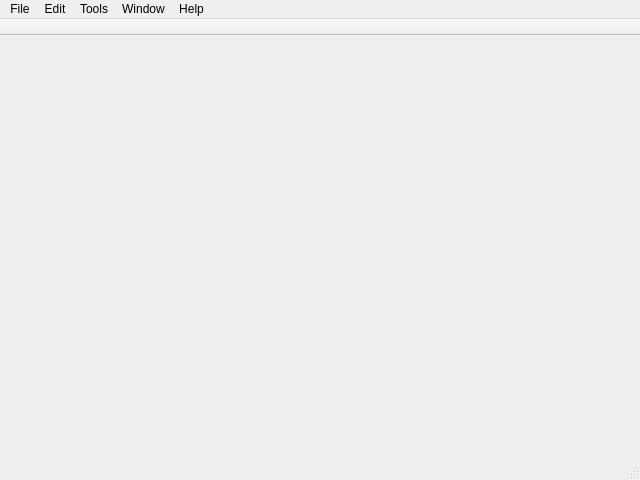
<?xml version="1.0" encoding="UTF-8"?>
<ui version="4.0">
 <class>Core::MainWindow::MainWindow</class>
 <widget class="QMainWindow" name="Core::MainWindow::MainWindow">
  <property name="geometry">
   <rect>
    <x>0</x>
    <y>0</y>
    <width>640</width>
    <height>480</height>
   </rect>
  </property>
  <property name="windowTitle">
   <string>MainWindow</string>
  </property>
  <property name="windowIcon">
   <iconset resource="../Resources/Core.qrc">
    <normaloff>:/MainWindow/app.png</normaloff>:/MainWindow/app.png</iconset>
  </property>
  <widget class="QWidget" name="centralwidget">
   <layout class="QVBoxLayout" name="centralLayout">
    <property name="margin">
     <number>0</number>
    </property>
    <item>
     <widget class="QStackedWidget" name="stackedWidget"/>
    </item>
   </layout>
  </widget>
  <widget class="QMenuBar" name="menubar">
   <property name="geometry">
    <rect>
     <x>0</x>
     <y>0</y>
     <width>640</width>
     <height>21</height>
    </rect>
   </property>
   <widget class="QMenu" name="menuFile">
    <property name="title">
     <string>File</string>
    </property>
    <addaction name="actionExit"/>
   </widget>
   <widget class="QMenu" name="menuEdit">
    <property name="title">
     <string>Edit</string>
    </property>
   </widget>
   <widget class="QMenu" name="menuTools">
    <property name="title">
     <string>Tools</string>
    </property>
   </widget>
   <widget class="QMenu" name="menuWindow">
    <property name="title">
     <string>Window</string>
    </property>
   </widget>
   <widget class="QMenu" name="menuHelp">
    <property name="title">
     <string>Help</string>
    </property>
   </widget>
   <addaction name="menuFile"/>
   <addaction name="menuEdit"/>
   <addaction name="menuTools"/>
   <addaction name="menuWindow"/>
   <addaction name="menuHelp"/>
  </widget>
  <widget class="QToolBar" name="toolbar">
   <property name="movable">
    <bool>false</bool>
   </property>
   <property name="allowedAreas">
    <set>Qt::LeftToolBarArea</set>
   </property>
   <property name="iconSize">
    <size>
     <width>32</width>
     <height>32</height>
    </size>
   </property>
   <property name="toolButtonStyle">
    <enum>Qt::ToolButtonTextUnderIcon</enum>
   </property>
   <property name="floatable">
    <bool>false</bool>
   </property>
   <attribute name="toolBarArea">
    <enum>TopToolBarArea</enum>
   </attribute>
   <attribute name="toolBarBreak">
    <bool>false</bool>
   </attribute>
  </widget>
  <widget class="QStatusBar" name="statusbar"/>
  <action name="actionExit">
   <property name="text">
    <string>E&amp;xit</string>
   </property>
   <property name="toolTip">
    <string>Exit the application</string>
   </property>
   <property name="shortcut">
    <string>Ctrl+Q</string>
   </property>
   <property name="priority">
    <enum>QAction::LowPriority</enum>
   </property>
  </action>
 </widget>
 <resources>
  <include location="../Resources/Core.qrc"/>
 </resources>
 <connections/>
</ui>
